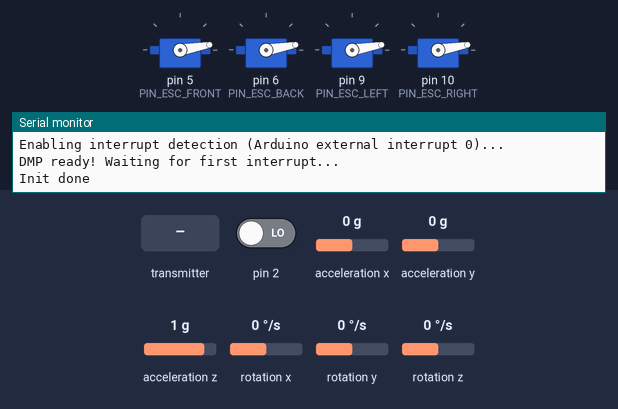
Simulated run of this sketch. Board: Arduino Uno, built with avr-gcc and run on an emulated ATmega328P. Parts: 4 × servo, the last lines printed to the serial monitor. The inputs (shaded band) are chosen by the test bench; at power-on: acceleration x 0 g, acceleration y 0 g, acceleration z 1 g, pin 2 LOW, rotation x 0 °/s, rotation y 0 °/s, rotation z 0 °/s. The sensor or clock chip raises its interrupt line as the real part does; no radio packets arrive unless stated.

Above: at 4.7 s.
4.8 s: the transmitter starts sending data.2 = 25
At 6.0 s:
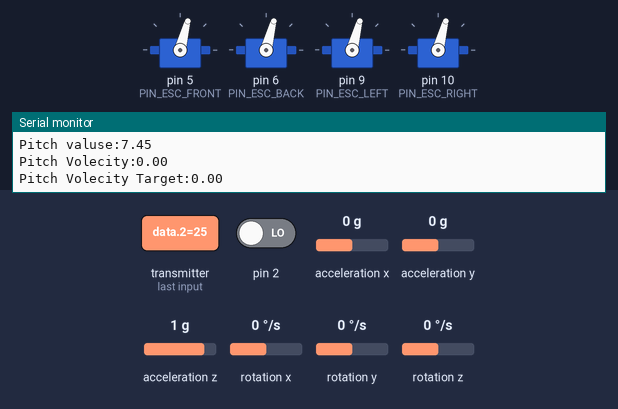
6.3 s: acceleration x set to -1.4 g
At 7.5 s:
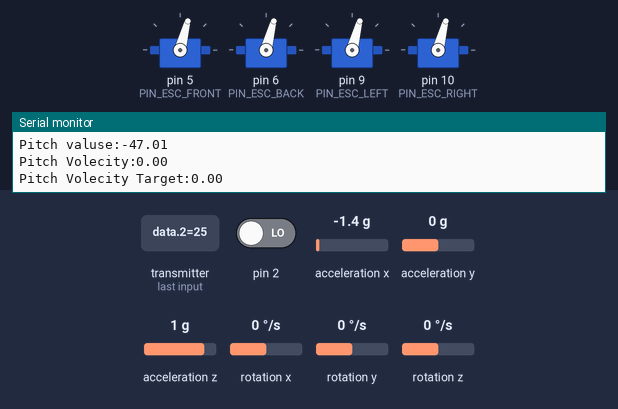
7.8 s: the transmitter starts sending data.3 = 100
At 8.6 s:
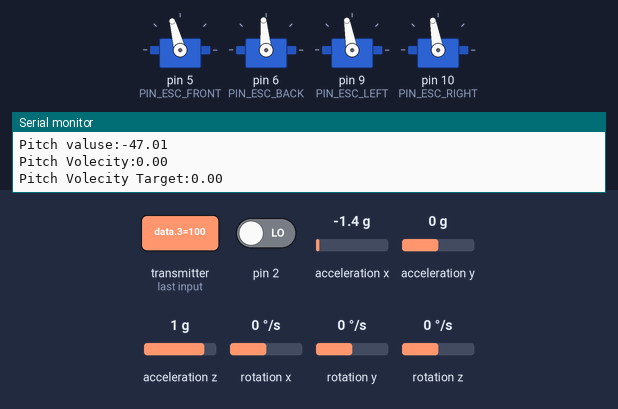
9.3 s: acceleration y set to -1.4 g
At 10.5 s:
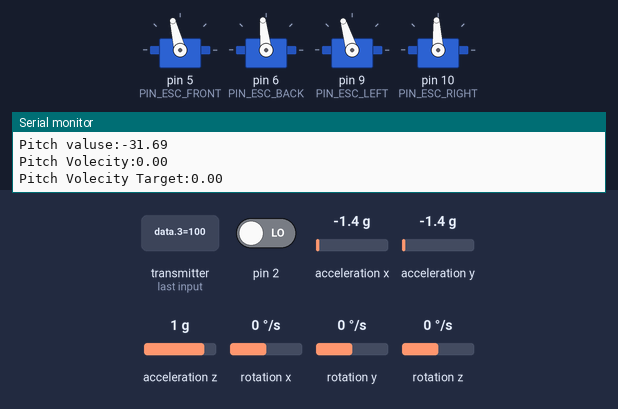
10.8 s: acceleration z set to 0.8 g
At 11.9 s:
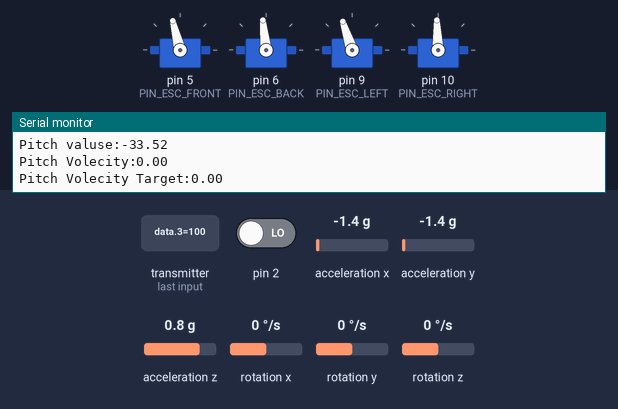
12.3 s: acceleration x set to -0.8 g
At 12.8 s:
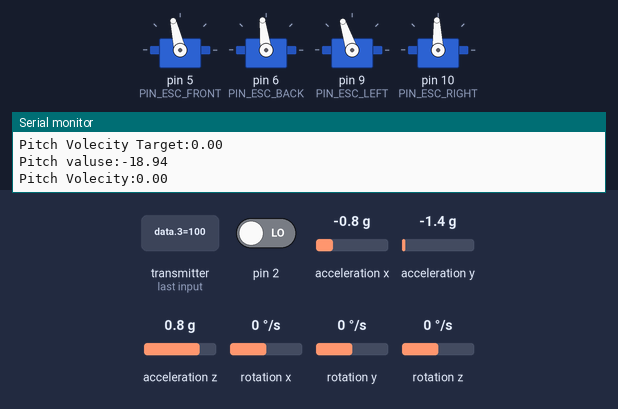
Timing chart, 0 to 14.8 s (numbered marks = the images above; inputs shaded):
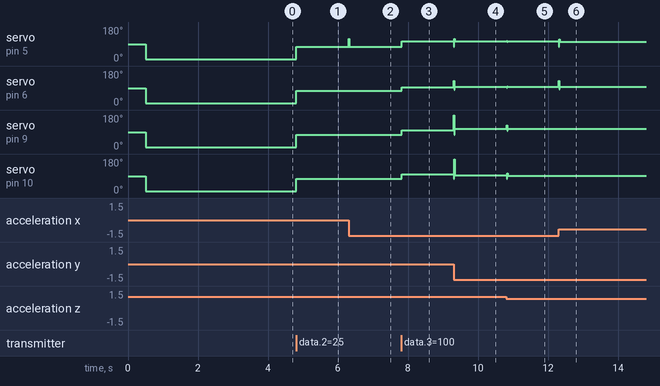

Measured:
- after the input at 4.8 s, servo on pin 5 (PIN_ESC_FRONT), servo on pin 6 (PIN_ESC_BACK), servo on pin 9 (PIN_ESC_LEFT), servo on pin 10 (PIN_ESC_RIGHT): 10° → 75° at once
- after the input at 6.3 s, servo on pin 5 (PIN_ESC_FRONT): 75° → 118° at once, → 75° 0.01 s later
- after the input at 7.8 s, servo on pin 5 (PIN_ESC_FRONT): 75° → 105° at once; servo on pin 6 (PIN_ESC_BACK): 75° → 95° at once; servo on pin 9 (PIN_ESC_LEFT), servo on pin 10 (PIN_ESC_RIGHT): 75° → 100° at once
- after the input at 9.3 s, servo on pin 5 (PIN_ESC_FRONT): 105° → 104° at once; servo on pin 6 (PIN_ESC_BACK): 95° → 96° at once; servo on pin 9 (PIN_ESC_LEFT): 100° → 107° at once; servo on pin 10 (PIN_ESC_RIGHT): 100° → 93° at once
- after the input at 10.8 s, servo on pin 5 (PIN_ESC_FRONT): 104° → 108° at once, → 102° 0.01 s later, → 104° 0.01 s later; servo on pin 6 (PIN_ESC_BACK): 96° → 92° at once, → 98° 0.01 s later, → 96° 0.01 s later; servo on pin 9 (PIN_ESC_LEFT): 107° → 108° at once; servo on pin 10 (PIN_ESC_RIGHT): 93° → 92° at once
- after the input at 12.3 s, servo on pin 5 (PIN_ESC_FRONT): 104° → 103° at once; servo on pin 6 (PIN_ESC_BACK): 96° → 97° at once

The sketch:

OnBoardArduino.ino
```cpp
#include "I2Cdev.h"
#include "MPU6050_6Axis_MotionApps20.h"
#include <Servo.h>
#include <PID_v1.h>
#include <SPI.h>
#include <nRF24L01.h>
#include <RF24.h>
#include <RF24_config.h>

#if I2CDEV_IMPLEMENTATION == I2CDEV_ARDUINO_WIRE
    #include "Wire.h"
#endif

//pin definition
const int PIN_RF_CS = 3;
const int PIN_RF_EN = 4;
const int PIN_ESC_FRONT = 5;
const int PIN_ESC_BACK = 6;
const int PIN_ESC_LEFT = 9;
const int PIN_ESC_RIGHT = 10;

RF24 radio( PIN_RF_CS, PIN_RF_EN );
const uint64_t pipes[2] = { 0xF0F0F0F0E1LL, 0xF0F0F0F0D2LL };

MPU6050 mpu;

// MPU control/status vars
bool dmpReady = false;  // set true if DMP init was successful
uint8_t mpuIntStatus;   // holds actual interrupt status byte from MPU
uint8_t devStatus;      // return status after each device operation (0 = success, !0 = error)
uint16_t packetSize;    // expected DMP packet size (default is 42 bytes)
uint16_t fifoCount;     // count of all bytes currently in FIFO
uint8_t fifoBuffer[64]; // FIFO storage buffer

// orientation/motion vars
Quaternion q;           // [w, x, y, z]         quaternion container
VectorInt16 aa;         // [x, y, z]            accel sensor measurements
VectorFloat gravity;    // [x, y, z]            gravity vector
float ypr[3];           // [yaw, pitch, roll]   yaw/pitch/roll container and gravity vector

//ESC control
Servo front;
Servo back;
Servo left;
Servo right;

//Basic Ctrl
int offest = 0;
unsigned long last_time_loop = 0;
int first = 1;
int modeCtl = 2;

//x axis speed PID ctrl
double x_P = 0.120;
double x_I = 0.097;
double x_D = 0.011;
double x_accmulate_I = 0;
double x_last_D = 0;
double x_last_angle = 0;
double x_target = 0;
double x_adjustment = 0;

//x axis position PD ctrl
double xp_P = 0.133;
double xp_D = -0.082;
double xp_last_D = 0;
double xp_target = 0;

//y axis PID ctrl
double y_P = 0.130;
double y_I = 0.133;
double y_D = 0.024;
double y_accmulate_I = 0;
double y_last_D = 0;
double y_last_angle = 0;
double y_target = 0;
double y_adjustment = 0;

//y axis position PD ctrl
double yp_P = 0.082;
double yp_D = -0.075;
double yp_last_D = 0;
double yp_target = 0;

// ================================================================
// ===               INTERRUPT DETECTION ROUTINE                ===
// ================================================================

volatile bool mpuInterrupt = false;     // indicates whether MPU interrupt pin has gone high
void dmpDataReady() {
    mpuInterrupt = true;
}

void attachESCs(){
    front.attach(PIN_ESC_FRONT);
    back.attach(PIN_ESC_BACK);
    left.attach(PIN_ESC_LEFT);
    right.attach(PIN_ESC_RIGHT);
}

void haltESCs(){
    front.write(10);
    back.write(10);
    left.write(10);
    right.write(10);
}

void configureDMP(){
        // load and configure the DMP
    Serial.println(F("Initializing DMP..."));
    devStatus = mpu.dmpInitialize();

    // supply your own gyro offsets here, scaled for min sensitivity
    mpu.setXGyroOffset(220);
    mpu.setYGyroOffset(76);
    mpu.setZGyroOffset(-85);
    mpu.setZAccelOffset(1788); // 1688 factory default for my test chip

    // make sure it worked (returns 0 if so)
    if (devStatus == 0) {
        // turn on the DMP, now that it's ready
        Serial.println(F("Enabling DMP..."));
        mpu.setDMPEnabled(true);

        // enable Arduino interrupt detection
        Serial.println(F("Enabling interrupt detection (Arduino external interrupt 0)..."));
        attachInterrupt(0, dmpDataReady, RISING);
        mpuIntStatus = mpu.getIntStatus();

        // set our DMP Ready flag so the main loop() function knows it's okay to use it
        Serial.println(F("DMP ready! Waiting for first interrupt..."));
        dmpReady = true;

        // get expected DMP packet size for later comparison
        packetSize = mpu.dmpGetFIFOPacketSize();
    } else {
        // ERROR!
        // 1 = initial memory load failed
        // 2 = DMP configuration updates failed
        // (if it's going to break, usually the code will be 1)
        Serial.print(F("DMP Initialization failed (code "));
        Serial.print(devStatus);
        Serial.println(F(")"));
    }
}

void configureRadio(){
    radio.begin();
    radio.setRetries(15,15);
    radio.openReadingPipe(1,pipes[0]);
    radio.startListening();
}

boolean radioGetPacket(){
        //safety measures
        static int radio_failcounter = 0;
        static int acti = 0;
        if ( !radio.available() ){
            radio_failcounter++;
            if(radio_failcounter > 200){
                haltESCs();
                acti = 0;
            }
        }else{
            float data[7];
            int ctl;
            radio.read( data, sizeof(float)*7 );

            ctl = data[2];

            modeCtl = ctl & 0x111E;
            if(modeCtl == 2){
                x_target = data[0];
                y_target = data[1];
            } else if(modeCtl == 4){
                xp_target = data[0];
                yp_target = data[1];
            }

            offest = data[3];

            //yp_P = data[4];
            //yp_I = data[5];
            // yp_D = data[6];

            radio_failcounter = 0;

            acti = ctl & 0x0001;
        }
        return acti;
}

// ================================================================
// ===                      INITIAL SETUP                       ===
// ================================================================
void setup() {
    // join I2C bus (I2Cdev library doesn't do this automatically)
    #if I2CDEV_IMPLEMENTATION == I2CDEV_ARDUINO_WIRE
        Wire.begin();
        TWBR = 24; // 400kHz I2C clock (200kHz if CPU is 8MHz)
    #elif I2CDEV_IMPLEMENTATION == I2CDEV_BUILTIN_FASTWIRE
        Fastwire::setup(400, true);
    #endif

    Serial.begin(115200);

    configureRadio();

    mpu.initialize();
    configureDMP();

    attachESCs();
    haltESCs();

    delay(3000);

    Serial.println("Init done");
    last_time_loop = micros();
}

// ================================================================
// ===                    MAIN PROGRAM LOOP                     ===
// ================================================================

void loop() {
    // if programming failed, don't try to do anything
    if (!dmpReady) return;

    // wait for MPU interrupt or extra packet(s) available
    while (!mpuInterrupt && fifoCount < packetSize);

    // reset interrupt flag and get INT_STATUS byte
    mpuInterrupt = false;
    mpuIntStatus = mpu.getIntStatus();

    // get current FIFO count
    fifoCount = mpu.getFIFOCount();

    // check for overflow (this should never happen unless our code is too inefficient)
    if ((mpuIntStatus & 0x10) || fifoCount == 1024) {
        // reset so we can continue cleanly
        mpu.resetFIFO();

    // otherwise, check for DMP data ready interrupt (this should happen frequently)
    } else if (mpuIntStatus & 0x02) {
        // wait for correct available data length, should be a VERY short wait
        while (fifoCount < packetSize) fifoCount = mpu.getFIFOCount();
        // read a packet from FIFO
        mpu.getFIFOBytes(fifoBuffer, packetSize);
        // track FIFO count here in case there is > 1 packet available
        // (this lets us immediately read more without waiting for an interrupt)
        fifoCount -= packetSize;
        // display Euler angles in degrees
        mpu.dmpGetQuaternion(&q, fifoBuffer);
        mpu.dmpGetGravity(&gravity, &q);
        mpu.dmpGetYawPitchRoll(ypr, &q, &gravity);

        //calibrate the default error
        ypr[1] += 0.13;
        ypr[2] -= 0.01;

        //Over rotating auto-stop
        if ((ypr[1] * 180/M_PI) > 75 || (ypr[1] * 180/M_PI) < -75 || (ypr[2] * 180/M_PI) > 75 || (ypr[2] * 180/M_PI) < -75){
              haltESCs();
              while(1);
        }

        //First loop setup
        if(first){
            x_last_angle = ypr[1] * 180/M_PI;
            y_last_angle = ypr[2] * 180/M_PI;
            last_time_loop = micros();
            first = 0;
            return;
        }

       int activate = radioGetPacket();


       //Activate spilit
       if(activate){
           //PID setup
           double time_passed = (micros() - last_time_loop)*(10E-6);
           x_adjustment = 0;
           y_adjustment = 0;

           if(modeCtl == 4){
               //Pitch Position PD controller
               double xp_err = (int)(ypr[1] * 180/M_PI)*10/10.0 - xp_target;
               x_target = (-1)*((xp_P * xp_err) + (xp_D * (xp_err-xp_last_D) / time_passed));
               xp_last_D = xp_err;

               //Roll Position PD controller
               double yp_err = (int)(ypr[2] * 180/M_PI)*10/10.0 - yp_target;
               y_target = (-1)*((yp_P * yp_err) + (yp_D * (yp_err-yp_last_D) / time_passed));
               yp_last_D = yp_err;

               /*if (x_target < -20)
                   x_target = -20;
               if (x_target > 20)
                   x_target = 20;
               if (y_target < -20)
                   y_target = -20;
               if (y_target > 20)
                   y_target = 20;*/
           }

           //Pitch speed PID controller
	   double x_err = (int)(((ypr[1] * 180/M_PI - x_last_angle) / time_passed) * 10)/10.0 - x_target;
           x_accmulate_I += x_err * time_passed;
           if(x_accmulate_I > 1500 || x_accmulate_I < -1500)
               x_accmulate_I = 0;
           x_adjustment = (x_P * x_err) + (x_I * x_accmulate_I) + (x_D * (x_err-x_last_D) / time_passed);
           x_last_D = x_err;
           x_last_angle = ypr[1] * 180/M_PI;

           Serial.print("Pitch valuse:");
           Serial.println(ypr[1] * 180/M_PI);
           Serial.print("Pitch Volecity:");
           Serial.println((int)(((ypr[1] * 180/M_PI - x_last_angle) / time_passed) * 10)/10.0);
           Serial.print("Pitch Volecity Target:");
           Serial.println(x_target);


           //Roll speed PID controller
           double y_err = (int)(((ypr[2] * 180/M_PI - y_last_angle) / time_passed) * 10)/10.0 - y_target;
           y_accmulate_I += y_err * time_passed;
           if(y_accmulate_I > 1500 || y_accmulate_I < -1500)
               y_accmulate_I = 0;
           y_adjustment = (y_P * y_err) + (y_I * y_accmulate_I) + (y_D * (y_err-y_last_D) / time_passed);
           y_last_D = y_err;
           y_last_angle = ypr[2] * 180/M_PI;

           //Rounding up Power value
           int power_f = floor(offest - x_adjustment + 0.5);
           int power_b = floor(offest + x_adjustment + 0.5);
           int power_l = floor(offest - y_adjustment + 0.5);
           int power_r = floor(offest + y_adjustment + 0.5);

           //Make sure the Power value are with in the driver Interval
           if (power_f < 75)
               power_f = 75;
           if (power_f > 180)
               power_f = 180;
           if (power_b < 75)
               power_b = 75;
           if (power_b > 180)
               power_b = 180;
           if (power_l < 75)
               power_l = 75;
           if (power_l > 180)
               power_l = 180;
           if (power_r < 75)
               power_r = 75;
           if (power_r > 180)
               power_r = 180;

           //put up new power value
           front.write(power_f);
           back.write(power_b);
           left.write(power_l);
           right.write(power_r);


       }else{
           //Non-Activated
           haltESCs();
           y_accmulate_I = 0;
           x_accmulate_I = 0;
        }

        //Save up Time for dt
        last_time_loop = micros();
    }
}
```
